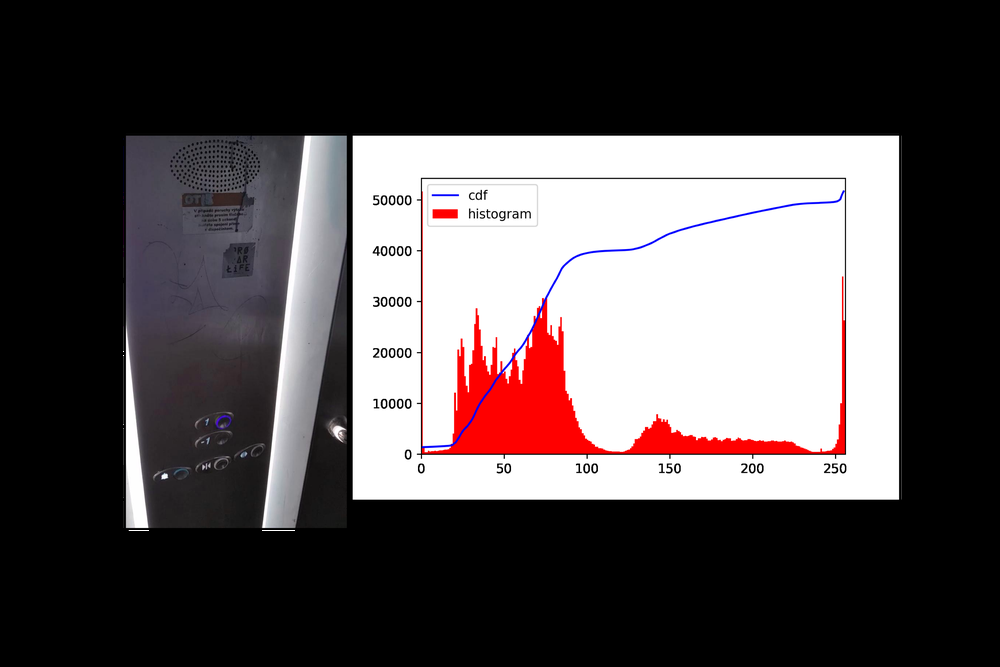
#> input picture notebooks/#_ prototyping/test_he/1_original.png, 1000 x 667 px, shrunk from 3000 x 2000 before the run
$ python -i image_utils.py   (imports and definitions only)
#> lines starting #> are read from the running program, lines starting #| are printed output that depends on the picture
import numpy as np
from PIL import Image
import cv2


# [68 lines left out: functions convert_pil_to_np_array, convert_np_array_to_pil, crop_to_area_above_threshold, crop_by_bndbox, crop_multiple_by_bndbox, not called in this run]


def grayscale(image):
    """Grayscales an image."""
    return cv2.cvtColor(image, cv2.COLOR_RGB2GRAY)


def grayscale_to_colour(image):
    """Converts grayscale image to equivalent color one."""
    return cv2.cvtColor(image, cv2.COLOR_GRAY2RGB)


def gaussian_blur(image, kernel_size=(5, 5), std_distribution=1.0):
    """Blurs an image with the gaussian filter."""
    return cv2.GaussianBlur(image, kernel_size, std_distribution)


def median_blur(image, kernel_size=5):
    """Blurs an image with the median filter."""
    return cv2.medianBlur(image, kernel_size)


# [38 lines left out: functions unsharp_mask, auto_canny, enhance_edges, not called in this run]


def equalize(img):
    ycrcb = cv2.cvtColor(img, cv2.COLOR_BGR2YCR_CB)
    channels = cv2.split(ycrcb)
    cv2.equalizeHist(channels[0], channels[0])
    cv2.merge(channels, ycrcb)
    cv2.cvtColor(ycrcb, cv2.COLOR_YCR_CB2BGR, img)
    return img

>>> import cv2
>>> picture = cv2.imread('../../notebooks/#_ prototyping/test_he/1_original.png')
#> picture is the input picture: shape (667, 1000, 3); mean B, G, R 80.3, 79, 85.7
>>> result = equalize(picture)
#> in equalize, `ycrcb = cv2.cvtColor(img, cv2.COLOR_BGR2YCR_CB)`: ycrcb: shape (667, 1000, 3); mean of channels 0, 1, 2 81.2, 131.2, 127.5
#> in equalize, `cv2.cvtColor(ycrcb, cv2.COLOR_YCR_CB2BGR, img)`: ycrcb: shape (667, 1000, 3); mean of channels 0, 1, 2 73.5, 131.2, 127.5
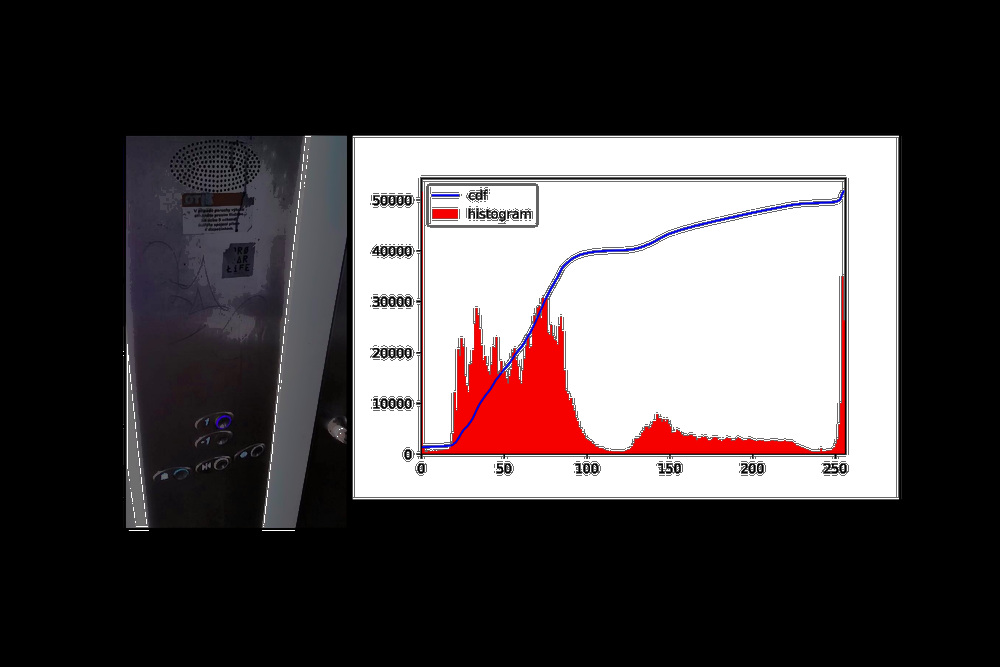
#> result: shape (667, 1000, 3); mean B, G, R 72.8, 71.6, 78
